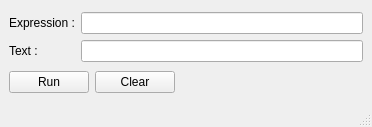
<?xml version="1.0" encoding="UTF-8"?>
<ui version="4.0">
 <class>MainWindow</class>
 <widget class="QMainWindow" name="MainWindow">
  <property name="geometry">
   <rect>
    <x>0</x>
    <y>0</y>
    <width>372</width>
    <height>127</height>
   </rect>
  </property>
  <property name="windowTitle">
   <string>MainWindow</string>
  </property>
  <widget class="QWidget" name="centralwidget">
   <layout class="QVBoxLayout" name="verticalLayout">
    <item>
     <layout class="QGridLayout" name="gridLayout">
      <item row="1" column="1">
       <widget class="QLineEdit" name="text_lineedit_"/>
      </item>
      <item row="0" column="1">
       <widget class="QLineEdit" name="expression_lineedit_"/>
      </item>
      <item row="0" column="0">
       <widget class="QLabel" name="expression_label_">
        <property name="text">
         <string>Expression :</string>
        </property>
       </widget>
      </item>
      <item row="1" column="0">
       <widget class="QLabel" name="text_label_">
        <property name="text">
         <string>Text :</string>
        </property>
       </widget>
      </item>
     </layout>
    </item>
    <item>
     <layout class="QHBoxLayout" name="horizontalLayout">
      <item>
       <widget class="QPushButton" name="run_button_">
        <property name="text">
         <string>Run</string>
        </property>
       </widget>
      </item>
      <item>
       <widget class="QPushButton" name="clear_button_">
        <property name="text">
         <string>Clear</string>
        </property>
       </widget>
      </item>
      <item>
       <spacer name="horizontalSpacer">
        <property name="orientation">
         <enum>Qt::Horizontal</enum>
        </property>
        <property name="sizeHint" stdset="0">
         <size>
          <width>40</width>
          <height>20</height>
         </size>
        </property>
       </spacer>
      </item>
     </layout>
    </item>
   </layout>
  </widget>
  <widget class="QMenuBar" name="menubar">
   <property name="geometry">
    <rect>
     <x>0</x>
     <y>0</y>
     <width>372</width>
     <height>17</height>
    </rect>
   </property>
  </widget>
  <widget class="QStatusBar" name="statusbar"/>
 </widget>
 <resources/>
 <connections/>
</ui>
